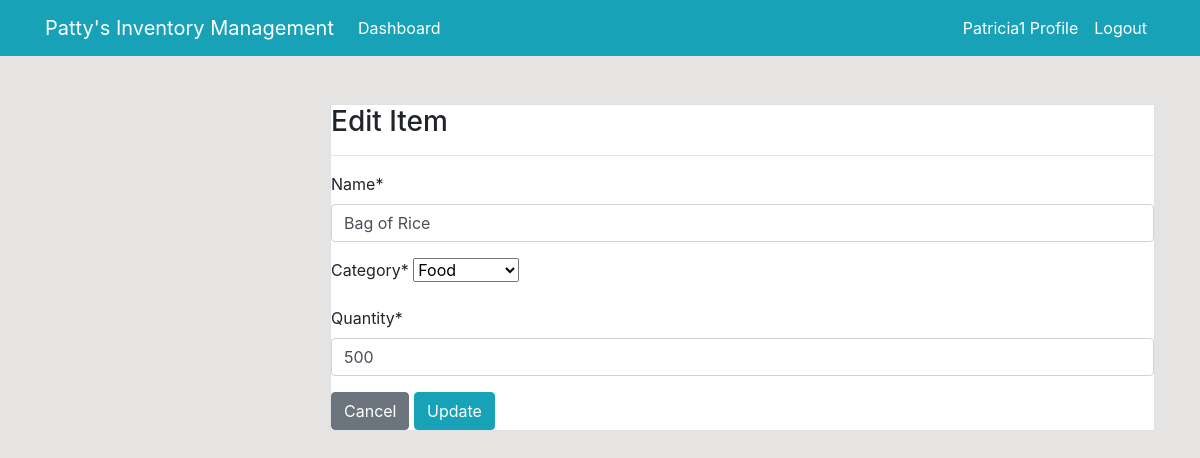
The page /product/update/2 (signed in) on the database its author committed.
### dashboard/models.py (models this page shows)
class Product(models.Model):
    name=models.CharField(max_length=100, null =True)
    category=models.CharField(max_length=20, choices=CATEGORY,null=True)
    quantity=models.PositiveIntegerField( null =True)
    class Meta:
        verbose_name_plural = 'Product'

### dashboard/views.py (the view)
# urls.py: path('product/update/<int:pk>',views.product_update, name='dashboard-product-update'),
@login_required
def product_update(request, pk):
    item = Product.objects.get(id=pk)
    if request.method=='POST':
        form =ProductForm(request.POST, instance=item)
        if form.is_valid():
             form.save()
             return redirect('dashboard-product')
    else:
        form = ProductForm(instance=item)
    context = {
        'form':form,
    }
    return render(request,'dashboard/product_update.html',context)

### dashboard/forms.py
class ProductForm(forms.ModelForm):
    class Meta:
        model= Product
        fields = ['name','category','quantity']

### templates/dashboard/product_update.html (shortened to what this page needs)
{% extends 'partials/base.html'%}
{% load crispy_forms_tags %}
{% block content %}
<div class="container">
    <div class="row mt-5">
        <div class="col -md-6 offset-md-3">
            <div class="border bg-white">
                <h3>Edit Item</h3>
                <hr>
                <form method="POST">
                    {{ form|crispy }}
                    <a class="btn btn-secondary" href="{% url 'dashboard-product'%}">Cancel</a>
                    <input class="btn btn-info" type="submit" value="Update">
                </form>
            </div>
        </div>
    </div>
</div>
{% endblock %}

### templates/partials/nav.html (shortened to what this page needs)
<nav class="navbar navbar-expand-lg navbar-info bg-info">
    {% if user.is_authenticated %}
     <div class="container">
        <a class="navbar-brand text-white" href="{% url 'dashboard-index' %}">Patty's Inventory Management</a>
        <div class="collapse navbar-collapse" id="navbarSupportedContent">
            <ul class="navbar-nav mr-auto">
                <li class="nav-item active">
                    <a class="nav-link text-white" href="{% url 'dashboard-index' %}">Dashboard </a>
                </li>
            </ul>
            <ul class="navbar-nav ml-auto">
                <li class="nav-item active">
                    <a class="nav-link text-white" href="{% url 'user-profile' %}"> {{ user.username }} Profile </a>
                </li>
                <li class="nav-item">
                    <a class="nav-link text-white" href="{% url 'user-logout' %}">Logout</a>
                </li>
            </ul>
            {% endif %}
        </div>
    </div>
</nav>

### static/style.css (style rules this page uses)
body { background: rgb(230, 227, 227); }

### rows shown on the page
Product: name "Bag of Rice", category "Food", quantity "500"

### other values the page prints
{{ user.username }} "Patricia1"
